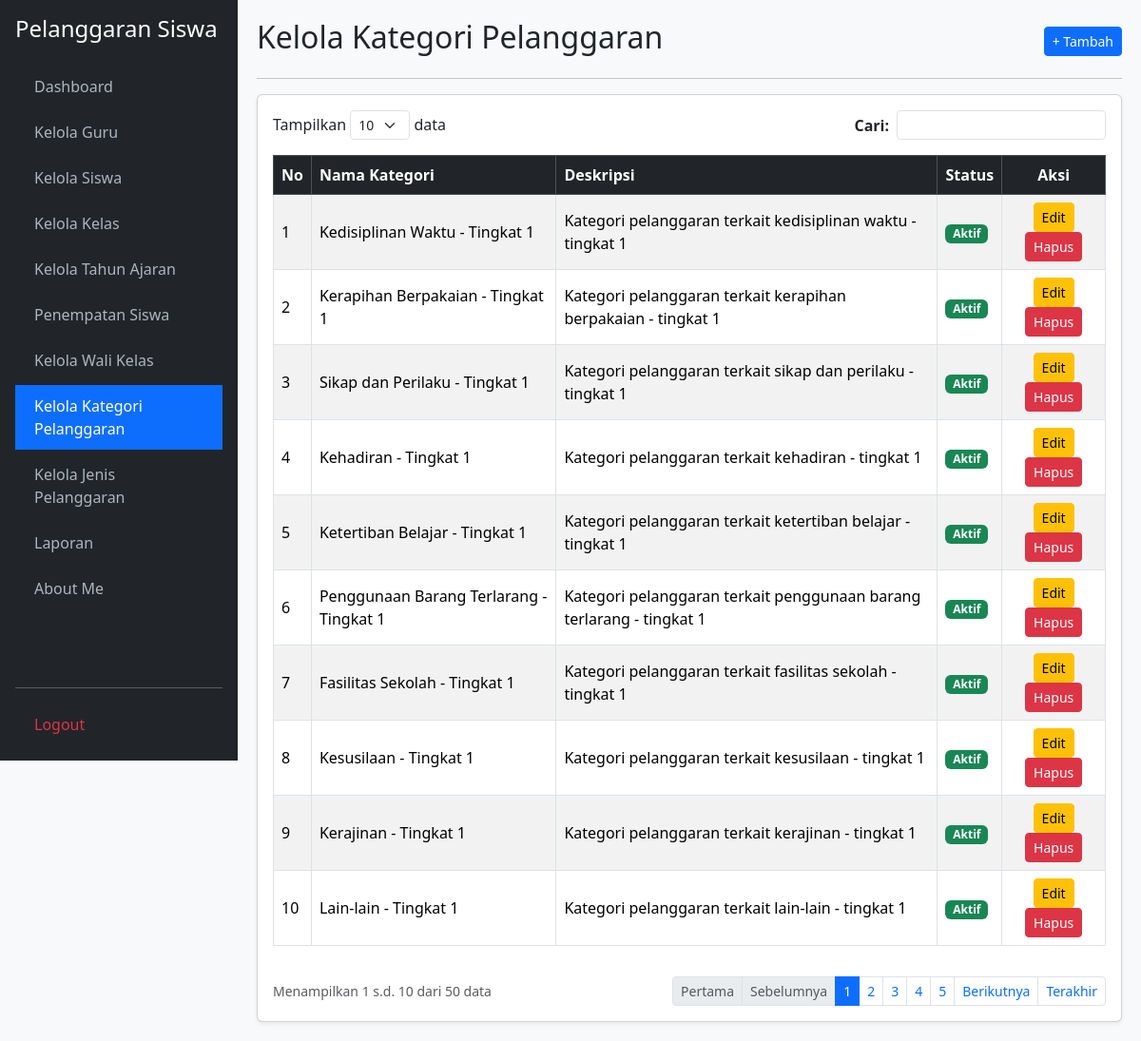
/kelola_kategori_pelanggaran.php (signed in), run on an earlier commit of the app's database.
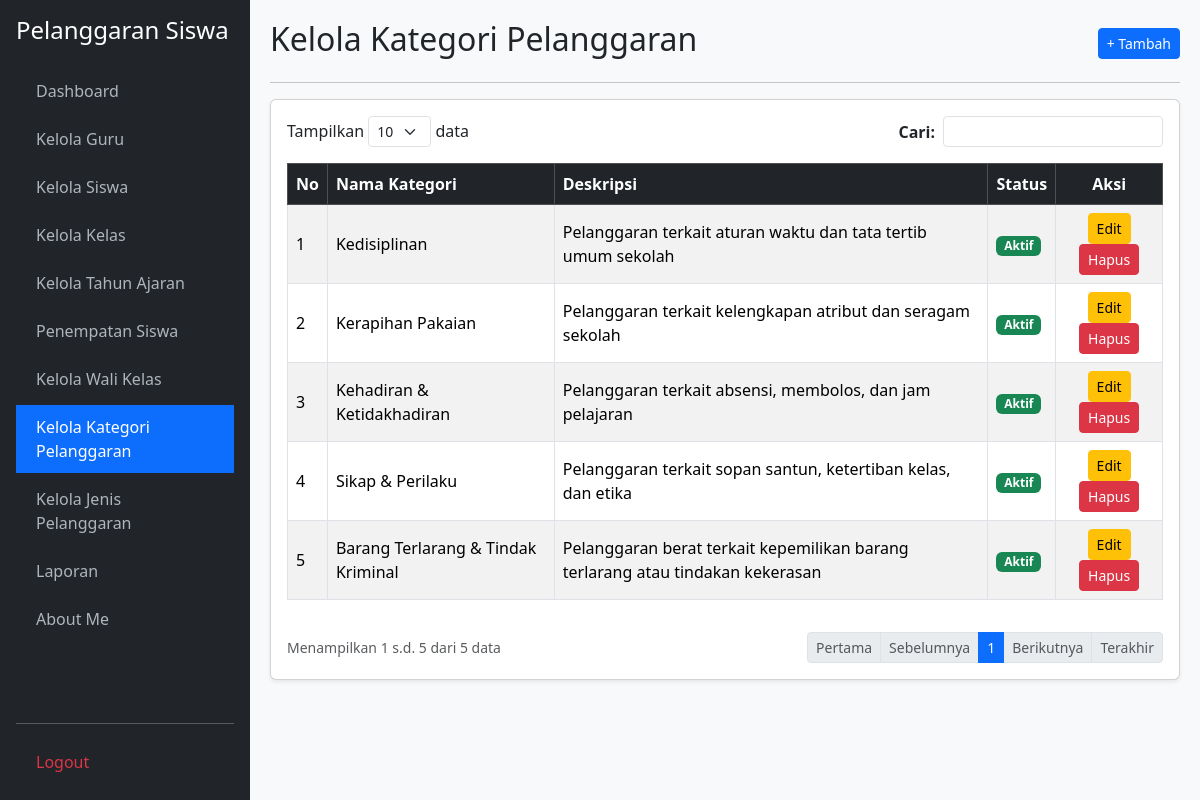
And on a later commit of the database.
### tables this page shows
CREATE TABLE `t_pelanggaran_kategori` (
  `id` int(11) NOT NULL,
  `nama` varchar(100) NOT NULL,
  `deskripsi` text DEFAULT NULL,
  `status_aktif` tinyint(1) DEFAULT 1,
  `created_at` timestamp NULL DEFAULT NULL,
  `updated_at` timestamp NULL DEFAULT NULL
);

### kelola_kategori_pelanggaran.php (the view, shortened to what this page needs)
<?php
require_once 'koneksi.php';
$aksi = $_GET['aksi'] ?? '';
$edit_id = $_GET['edit'] ?? '';
$edit = $edit_id ? mysqli_fetch_assoc(mysqli_query($koneksi, "SELECT * FROM t_pelanggaran_kategori WHERE id='$edit_id'")) : null;
$limit = 10;
$h = max(1, (int)($_GET['halaman'] ?? 1));
$offset = ($h - 1) * $limit;
$cari = mysqli_real_escape_string($koneksi, $_GET['cari'] ?? '');
$where = $cari ? "WHERE nama LIKE '%$cari%'" : "";
$total = mysqli_num_rows(mysqli_query($koneksi, "SELECT 1 FROM t_pelanggaran_kategori $where"));
$pages = ceil($total / $limit);
$data = mysqli_query($koneksi, "SELECT * FROM t_pelanggaran_kategori $where LIMIT $offset, $limit");
$no = $offset + 1;
?>
<!DOCTYPE html>
<html lang="id">
<head>
    <link href="https://cdn.jsdelivr.net/npm/bootstrap@5.3.2/dist/css/bootstrap.min.css" rel="stylesheet">
</head>
<body>
    <div class="sidebar d-flex flex-column p-3">
        <h4 class="text-white mb-4">Pelanggaran Siswa</h4>
        <ul class="nav nav-pills flex-column mb-auto">
            <li class="nav-item mb-1"><a href="dashboard.php">Dashboard</a></li>
            <li class="nav-item mb-1"><a href="kelola_guru.php">Kelola Guru</a></li>
            <li class="nav-item mb-1"><a href="kelola_siswa.php">Kelola Siswa</a></li>
            <li class="nav-item mb-1"><a href="kelola_kelas.php">Kelola Kelas</a></li>
            <li class="nav-item mb-1"><a href="kelola_tahun_ajaran.php">Kelola Tahun Ajaran</a></li>
            <li class="nav-item mb-1"><a href="penempatan_siswa.php">Penempatan Siswa</a></li>
            <li class="nav-item mb-1"><a href="kelola_wali_kelas.php">Kelola Wali Kelas</a></li>
            <li class="nav-item mb-1"><a href="kelola_kategori_pelanggaran.php" class="active" >Kelola Kategori Pelanggaran</a></li>
            <li class="nav-item mb-1"><a href="kelola_jenis_pelanggaran.php">Kelola Jenis Pelanggaran</a></li>
            <li class="nav-item mb-1"><a href="laporan.php">Laporan</a></li>
            <li class="nav-item mb-1"><a href="about_me.php">About Me</a></li>
        </ul>
        <hr><a href="logout.php" class="text-danger">Logout</a>
    </div>
    <div class="main-content">
        <?php if ($aksi === 'tambah' || $edit): ?>
            <div class="d-flex justify-content-between align-items-center mb-3">
                <h2><?= $edit ? 'Edit Kategori Pelanggaran' : 'Tambah Kategori Pelanggaran'; ?></h2>
                <a href="kelola_kategori_pelanggaran.php" class="btn btn-secondary btn-sm">&larr; Kembali</a>
            </div>
            <hr>
            <div class="card shadow-sm"><div class="card-body">
                <form method="POST">
                    <input type="hidden" name="id" value="<?= $edit['id'] ?? ''; ?>">
                    <div class="mb-3">
                        <label class="form-label fw-bold">Nama Kategori:</label>
                        <input type="text" name="nama" class="form-control" value="<?= htmlspecialchars($edit['nama'] ?? ''); ?>" required>
                    </div>
                    <div class="mb-3">
                        <label class="form-label fw-bold">Deskripsi:</label>
                        <textarea name="deskripsi" class="form-control" rows="3"><?= htmlspecialchars($edit['deskripsi'] ?? ''); ?></textarea>
                    </div>
                    <div class="mb-3">
                        <label class="form-label fw-bold">Status Aktif:</label>
                        <select name="status_aktif" class="form-control" required>
                            <option value="Aktif" <?= (($edit['status_aktif'] ?? 1) == 1 || ($edit['status_aktif'] ?? '') == 'Aktif') ? 'selected' : ''; ?>>Aktif</option>
                            <option value="Tidak Aktif" <?= (($edit['status_aktif'] ?? 1) == 0 || ($edit['status_aktif'] ?? '') == 'Tidak Aktif') ? 'selected' : ''; ?>>Tidak Aktif</option>
                        </select>
                    </div>
                    <hr>
                    <div class="d-flex justify-content-end">
                        <a href="kelola_kategori_pelanggaran.php" class="btn btn-secondary me-2">Batal</a>
                        <button type="submit" name="simpan" class="btn btn-primary">Simpan</button>
                    </div>
                </form>
            </div></div>
        <?php else: ?>
            <div class="d-flex justify-content-between align-items-center mb-2">
                <h2>Kelola Kategori Pelanggaran</h2>
                <a href="?aksi=tambah" class="btn btn-primary btn-sm">+ Tambah</a>
            </div>
            <hr>
            <div class="card shadow-sm"><div class="card-body">
                <div class="row mb-3 justify-content-between">
                    <div class="col-auto">Tampilkan <select class="form-select form-select-sm d-inline-block w-auto"><option>10</option></select> data</div>
                    <div class="col-auto">
                        <form method="GET" class="d-flex align-items-center">
                            <label class="me-2 mb-0 fw-bold">Cari:</label>
                            <input type="text" name="cari" class="form-control form-control-sm" value="<?= htmlspecialchars($cari); ?>">
                        </form>
                    </div>
                </div>
                <div class="table-responsive">
                    <table class="table table-bordered table-striped align-middle">
                        <thead class="table-dark">
                            <tr><th>No</th><th>Nama Kategori</th><th>Deskripsi</th><th>Status</th><th class="text-center">Aksi</th></tr>
                        </thead>
                        <tbody>
                            <?php while($r = mysqli_fetch_assoc($data)): ?>
                            <tr>
                                <td><?= $no++; ?></td>
                                <td><?= htmlspecialchars($r['nama']); ?></td>
                                <td><?= htmlspecialchars($r['deskripsi']); ?></td>
                                <td>
                                    <span class="badge bg-<?= ($r['status_aktif'] == 1 || $r['status_aktif'] == 'Aktif') ? 'success' : 'secondary'; ?>">
                                        <?= ($r['status_aktif'] == 1 || $r['status_aktif'] == 'Aktif') ? 'Aktif' : 'Tidak Aktif'; ?>
                                    </span>
                                </td>
                                <td class="text-center">
                                    <a href="?edit=<?= $r['id']; ?>" class="btn btn-sm btn-warning">Edit</a>
                                    <a href="?hapus=<?= $r['id']; ?>" class="btn btn-sm btn-danger" onclick="return confirm('Hapus data kategori ini beserta pelanggaran terkait?')">Hapus</a>
                                </td>
                            </tr>
                            <?php endwhile; if(!$total): ?>
                            <tr><td colspan="5" class="text-center text-muted">Data kategori tidak ditemukan.</td></tr>
                            <?php endif; ?>
                        </tbody>
                    </table>
                </div>
                <div class="d-flex justify-content-between align-items-center mt-3">
                    <small class="text-muted">Menampilkan <?= $total ? $offset + 1 : 0; ?> s.d. <?= min($offset + $limit, $total); ?> dari <?= $total; ?> data</small>
                    <ul class="pagination pagination-sm mb-0">
                        <li class="page-item <?= $h <= 1 ? 'disabled' : ''; ?>"><a class="page-link" href="?halaman=1&cari=<?= $cari; ?>">Pertama</a></li>
                        <li class="page-item <?= $h <= 1 ? 'disabled' : ''; ?>"><a class="page-link" href="?halaman=<?= $h-1; ?>&cari=<?= $cari; ?>">Sebelumnya</a></li>
                        <?php for($i=1; $i<=$pages; $i++): ?>
                            <li class="page-item <?= $h == $i ? 'active' : ''; ?>"><a class="page-link" href="?halaman=<?= $i; ?>&cari=<?= $cari; ?>"><?= $i; ?></a></li>
                        <?php endfor; ?>
                        <li class="page-item <?= $h >= $pages ? 'disabled' : ''; ?>"><a class="page-link" href="?halaman=<?= $h+1; ?>&cari=<?= $cari; ?>">Berikutnya</a></li>
                        <li class="page-item <?= $h >= $pages ? 'disabled' : ''; ?>"><a class="page-link" href="?halaman=<?= $pages; ?>&cari=<?= $cari; ?>">Terakhir</a></li>
                    </ul>
                </div>
            </div></div>
        <?php endif; ?>
    </div>
</body>
</html>

### kelola_kategori_pelanggaran.php (style rules this page uses)
body { background: #f8f9fa; }
.sidebar { min-height: 100vh; background: #212529; color: #fff; position: fixed; width: 250px; top: 0; left: 0; }
.sidebar a { color: #adb5bd; text-decoration: none; display: block; padding: 10px 20px; }
.sidebar a:hover, .sidebar a.active { color: #fff; background: #0d6efd; }
.main-content { margin-left: 250px; padding: 20px; }

What changed in the data, as far as the page shows it:
removed t_pelanggaran_kategori: nama "Sikap dan Perilaku - Tingkat 1", deskripsi "Kategori pelanggaran terkait sikap dan perilaku - tingkat 1", status_aktif "Aktif"
removed t_pelanggaran_kategori: nama "Kehadiran - Tingkat 1", deskripsi "Kategori pelanggaran terkait kehadiran - tingkat 1", status_aktif "Aktif"
removed t_pelanggaran_kategori: nama "Ketertiban Belajar - Tingkat 1", deskripsi "Kategori pelanggaran terkait ketertiban belajar - tingkat 1", status_aktif "Aktif"
removed t_pelanggaran_kategori: nama "Penggunaan Barang Terlarang - Tingkat 1", deskripsi "Kategori pelanggaran terkait penggunaan barang terlarang - tingkat 1", status_aktif "Aktif"
removed t_pelanggaran_kategori: nama "Fasilitas Sekolah - Tingkat 1", deskripsi "Kategori pelanggaran terkait fasilitas sekolah - tingkat 1", status_aktif "Aktif"
removed t_pelanggaran_kategori: nama "Kesusilaan - Tingkat 1", deskripsi "Kategori pelanggaran terkait kesusilaan - tingkat 1", status_aktif "Aktif"
removed t_pelanggaran_kategori: nama "Kerajinan - Tingkat 1", deskripsi "Kategori pelanggaran terkait kerajinan - tingkat 1", status_aktif "Aktif"
removed t_pelanggaran_kategori: nama "Lain-lain - Tingkat 1", deskripsi "Kategori pelanggaran terkait lain-lain - tingkat 1", status_aktif "Aktif"
changed t_pelanggaran_kategori: nama "Kedisiplinan Waktu - Tingkat 1" → "Kedisiplinan"; deskripsi "Kategori pelanggaran terkait kedisiplinan waktu - tingkat 1" → "Pelanggaran terkait aturan waktu dan tata tertib umum sekolah"
changed t_pelanggaran_kategori: nama "Kerapihan Berpakaian - Tingkat 1" → "Kerapihan Pakaian"; deskripsi "Kategori pelanggaran terkait kerapihan berpakaian - tingkat 1" → "Pelanggaran terkait kelengkapan atribut dan seragam sekolah"
added t_pelanggaran_kategori: nama "Kehadiran & Ketidakhadiran", deskripsi "Pelanggaran terkait absensi, membolos, dan jam pelajaran", status_aktif "Aktif"
added t_pelanggaran_kategori: nama "Sikap & Perilaku", deskripsi "Pelanggaran terkait sopan santun, ketertiban kelas, dan etika", status_aktif "Aktif"
added t_pelanggaran_kategori: nama "Barang Terlarang & Tindak Kriminal", deskripsi "Pelanggaran berat terkait kepemilikan barang terlarang atau tindakan kekerasan", status_aktif "Aktif"
Also different on the page:
min($offset + $limit, $total): "10" → "5"
$total: "50" → "5"
list line gone: "2"
list line gone: "3"
list line gone: "4"
list line gone: "5"
